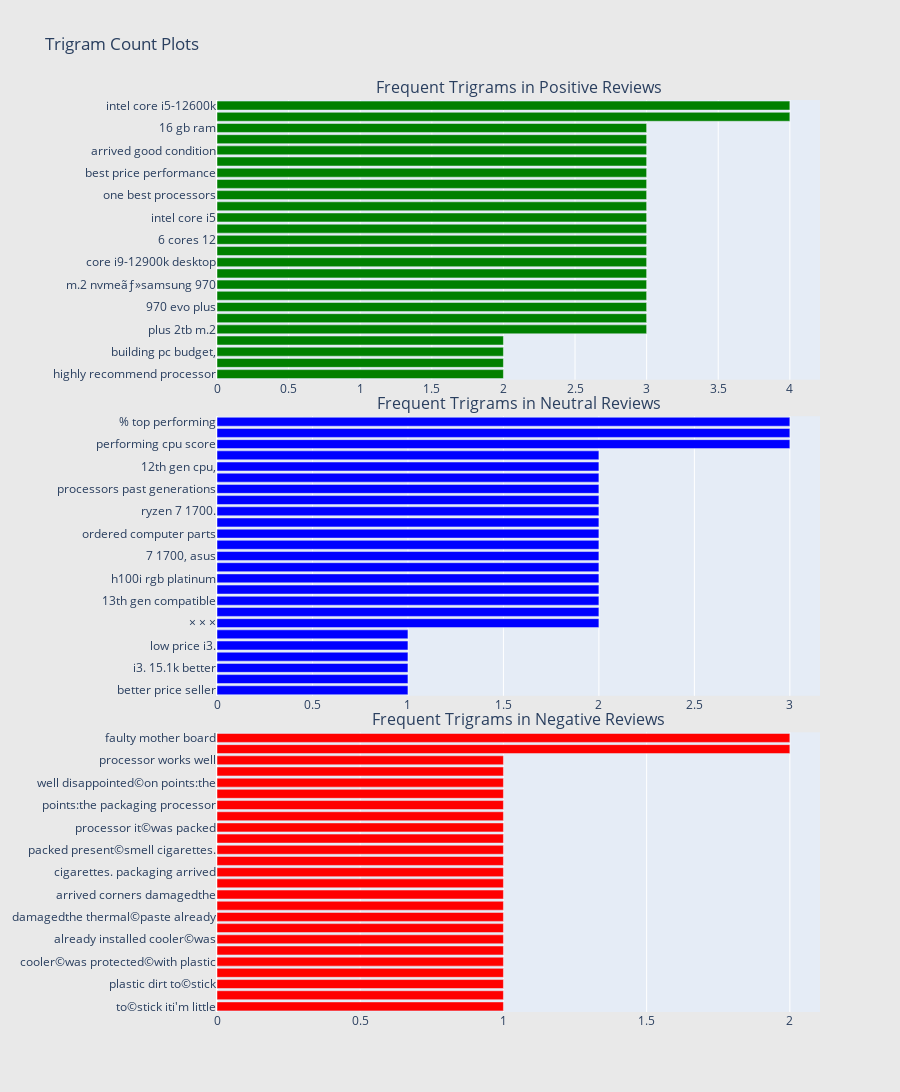

The code cell stored with this chart in its notebook:
### Code cell
def generate_ngrams(text, n_gram=3):  # Changed n_gram default to 3 for trigrams
    token = [token for token in text.lower().split(" ") if token != "" if token not in STOPWORDS]
    ngrams = zip(*[token[i:] for i in range(n_gram)])
    return [" ".join(ngram) for ngram in ngrams]

# Custom function for horizontal bar chart
def horizontal_bar_chart(df, color):
    trace = go.Bar(
        y=df["word"].values[::-1],
        x=df["wordcount"].values[::-1],
        showlegend=False,
        orientation='h',
        marker=dict(
            color=color,
        ),
    )
    return trace

# Get the bar chart from positive reviews
freq_dict = defaultdict(int)
for sent in review_pos["text"]:
    for word in generate_ngrams(sent, n_gram=3):
        freq_dict[word] += 1
fd_sorted = pd.DataFrame(sorted(freq_dict.items(), key=lambda x: x[1], reverse=True))
fd_sorted.columns = ["word", "wordcount"]
trace0 = horizontal_bar_chart(fd_sorted.head(25), 'green')

# Get the bar chart from neutral reviews
freq_dict = defaultdict(int)
for sent in review_neu["text"]:
    for word in generate_ngrams(sent, n_gram=3):
        freq_dict[word] += 1
fd_sorted = pd.DataFrame(sorted(freq_dict.items(), key=lambda x: x[1], reverse=True))
fd_sorted.columns = ["word", "wordcount"]
trace1 = horizontal_bar_chart(fd_sorted.head(25), 'blue')

# Get the bar chart from negative reviews
freq_dict = defaultdict(int)
for sent in review_neg["text"]:
    for word in generate_ngrams(sent, n_gram=3):
        freq_dict[word] += 1
fd_sorted = pd.DataFrame(sorted(freq_dict.items(), key=lambda x: x[1], reverse=True))
fd_sorted.columns = ["word", "wordcount"]
trace2 = horizontal_bar_chart(fd_sorted.head(25), 'red')

# Creating subplots
fig = tools.make_subplots(rows=3, cols=1, vertical_spacing=0.04,
                          subplot_titles=["Frequent Trigrams in Positive Reviews", 
                                          "Frequent Trigrams in Neutral Reviews",
                                          "Frequent Trigrams in Negative Reviews"])

fig.append_trace(trace0, 1, 1)
fig.append_trace(trace1, 2, 1)
fig.append_trace(trace2, 3, 1)

fig.update_layout(height=1200, width=900, paper_bgcolor='rgb(233,233,233)', title="Trigram Count Plots")
fig.show()

### Figure 1 — Plotly figure (JSON) as saved in the notebook; plotly's stock layout.template omitted (floating-point values rounded to 4 significant figures)
{"data": [{"marker": {"color": "green"}, "orientation": "h", "showlegend": false, "type": "bar", "x": [2, 2, 2, 2, 3, 3, 3, 3, 3, 3, 3, 3, 3, 3, 3, 3, 3, 3, 3, 3, 3, 3, 3, 4, 4], "xaxis": "x", "y": ["highly recommend processor", "really good budget", "building pc budget,", "processor really good", "plus 2tb m.2", "evo plus 2tb", "970 evo plus", "nvmeãƒ»samsung 970 evo", "m.2 nvmeãƒ»samsung 970", "2tb m.2 nvmeãƒ»samsung", "core i9-12900k desktop", "master hyper 212", "6 cores 12", "intel core i5-12400f", "intel core i5", "6 performance cores", "one best processors", "asus tuf gaming", "best price performance", "got product good", "arrived good condition", "works like charm.", "16 gb ram", "12th gen intel", "intel core i5-12600k"], "yaxis": "y"}, {"marker": {"color": "blue"}, "orientation": "h", "showlegend": false, "type": "bar", "x": [1, 1, 1, 1, 1, 1, 2, 2, 2, 2, 2, 2, 2, 2, 2, 2, 2, 2, 2, 2, 2, 2, 3, 3, 3], "xaxis": "x2", "y": ["better price seller", "15.1k better price", "i3. 15.1k better", "price i3. 15.1k", "low price i3.", "15k low price", "× × ×", "gen compatible motherboard", "13th gen compatible", "1200 screws work", "h100i rgb platinum", "corsair h100i rgb", "7 1700, asus", "ryzen 7 1700,", "ordered computer parts", "never ordered computer", "ryzen 7 1700.", "far everything works", "processors past generations", "rtx 3060 12gb", "12th gen cpu,", "separate cpu cooler", "performing cpu score", "top performing cpu", "% top performing"], "yaxis": "y2"}, {"marker": {"color": "red"}, "orientation": "h", "showlegend": false, "type": "bar", "x": [1, 1, 1, 1, 1, 1, 1, 1, 1, 1, 1, 1, 1, 1, 1, 1, 1, 1, 1, 1, 1, 1, 1, 2, 2], "xaxis": "x3", "y": ["to©stick iti'm little", "dirt to©stick iti'm", "plastic dirt to©stick", "protected©with plastic dirt", "cooler©was protected©with plastic", "installed cooler©was protected©with", "already installed cooler©was", "thermal©paste already installed", "damagedthe thermal©paste already", "corners damagedthe thermal©paste", "arrived corners damagedthe", "packaging arrived corners", "cigarettes. packaging arrived", "present©smell cigarettes. packaging", "packed present©smell cigarettes.", "it©was packed present©smell", "processor it©was packed", "packaging processor it©was", "points:the packaging processor", "disappointed©on points:the packaging", "well disappointed©on points:the", "works well disappointed©on", "processor works well", "13th 14th gen", "faulty mother board"], "yaxis": "y3"}], "layout": {"annotations": [{"font": {"size": 16}, "showarrow": false, "text": "Frequent Trigrams in Positive Reviews", "x": 0.5, "xanchor": "center", "xref": "paper", "y": 1, "yanchor": "bottom", "yref": "paper"}, {"font": {"size": 16}, "showarrow": false, "text": "Frequent Trigrams in Neutral Reviews", "x": 0.5, "xanchor": "center", "xref": "paper", "y": 0.6533, "yanchor": "bottom", "yref": "paper"}, {"font": {"size": 16}, "showarrow": false, "text": "Frequent Trigrams in Negative Reviews", "x": 0.5, "xanchor": "center", "xref": "paper", "y": 0.3067, "yanchor": "bottom", "yref": "paper"}], "height": 1200, "paper_bgcolor": "rgb(233,233,233)", "title": {"text": "Trigram Count Plots"}, "width": 900, "xaxis": {"anchor": "y", "autorange": true, "domain": [0, 1], "range": [0, 4.211], "type": "linear"}, "xaxis2": {"anchor": "y2", "autorange": true, "domain": [0, 1], "range": [0, 3.158], "type": "linear"}, "xaxis3": {"anchor": "y3", "autorange": true, "domain": [0, 1], "range": [0, 2.105], "type": "linear"}, "yaxis": {"anchor": "x", "autorange": true, "domain": [0.6933, 1], "range": [-0.5, 24.5], "type": "category"}, "yaxis2": {"anchor": "x2", "autorange": true, "domain": [0.3467, 0.6533], "range": [-0.5, 24.5], "type": "category"}, "yaxis3": {"anchor": "x3", "autorange": true, "domain": [0, 0.3067], "range": [-0.5, 24.5], "type": "category"}}}
